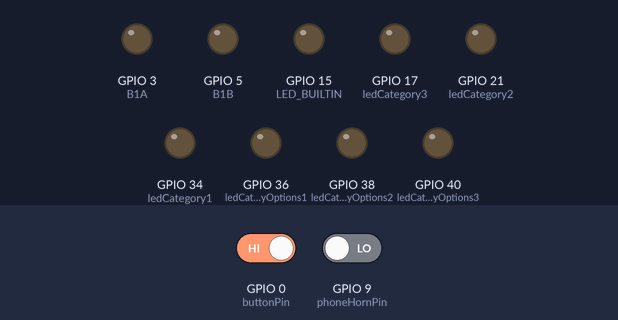
Recording of a program running on a simulated ESP32-S2. Parts: output pins drawn as LEDs (lit = HIGH). Dashed ring = blinking. The inputs (shaded band) are chosen by the test bench; at power-on: GPIO 0 (buttonPin) HIGH, GPIO 9 (phoneHornPin) LOW. What the program prints to the serial monitor is not drawn.

Above: at 1.2 s.
1.3 s: GPIO 0 (buttonPin) driven LOW and GPIO 9 (phoneHornPin) driven HIGH
At 1.92 s:
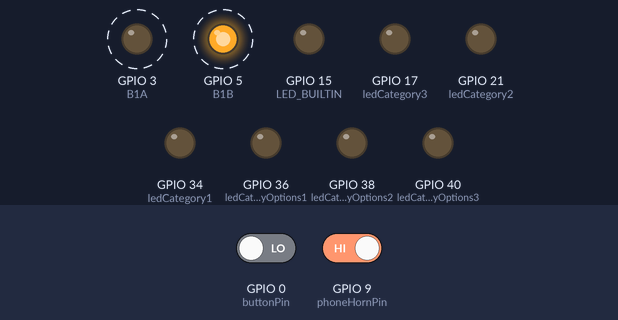
At 3.8 s:
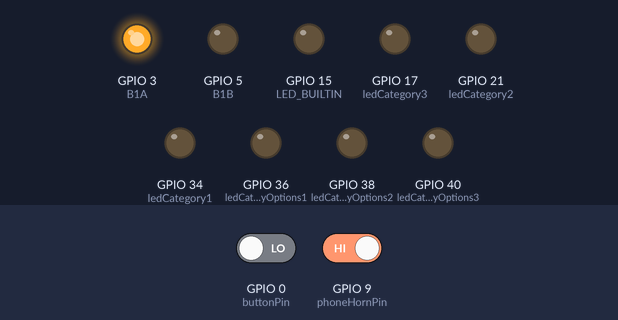
4.3 s: GPIO 9 (phoneHornPin) driven LOW
At 4.8 s:
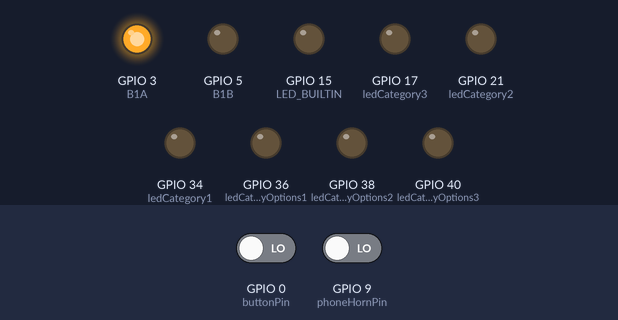
Timing chart, 0 to 7.3 s (numbered marks = the images above; inputs shaded):
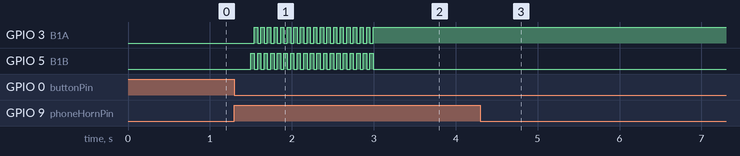

Measured:
- after the input at 1.3 s, GPIO 3 (B1A): alternates HIGH for 0.04 s and LOW for 0.04 s, 37 changes in all, then stays HIGH, starting after 0.24 s; GPIO 5 (B1B): alternates HIGH for 0.04 s and LOW for 0.04 s, 38 changes in all, then stays LOW, starting after 0.20 s
- after the input at 4.3 s, GPIO 3 (B1A): stops changing and stays HIGH; GPIO 5 (B1B): stops changing and stays LOW

The program:

main.cpp
```cpp
#include <Arduino.h>
#include <ArduinoJson.h>

#define LED_OFF 0
#define LED_ON 1
#define LED_BLINK 2

void checkHornState();
void checkInternalButtonState();
void maybeToggleRinging();
void maybeRingBell();
void maybeTurnOnOrOffLed();
void updateBlinkLedState();
void readSerialPort();
void writeSerialPort();

const int buttonPin = 0;
const int phoneHornPin = 9;
const int B1A = 3;
const int B1B = 5;

const int ledCategory1 = 34;
const int ledCategory2 = 21;
const int ledCategory3 = 17;

const int ledCategoryOptions1 = 36;
const int ledCategoryOptions2 = 38;
const int ledCategoryOptions3 = 40;

int callingState = LOW;
int ringingState = LOW;
int magnetState = LOW;
int buttonState;
int lastButtonState = LOW;
int buttonHornState;
int lastButtonHornState = LOW;
int blinkLedState = LOW;

int ledCategory1State = 0;
int ledCategory2State = 0;
int ledCategory3State = 0;
int ledCategoryOptions1State = 0;
int ledCategoryOptions2State = 0;
int ledCategoryOptions3State = 0;

unsigned long lastDebounceTime = 0;
unsigned long lastDebounceHornTime = 0;
unsigned long debounceDelay = 50;

unsigned long previousMillis = 0;
unsigned long previousMillisRinging = 0;
unsigned long previousMillisBlink = 0;

const long intervalMagnet = 40;
const long intervalRingPhone = 1500;
const long intervalBlink = 500;

unsigned long lastWriteToSerial = 0;

DynamicJsonDocument input(300);
DynamicJsonDocument output(300);

void setup()
{
  Serial.begin(115200);

  pinMode(buttonPin, INPUT_PULLUP);
  pinMode(phoneHornPin, INPUT);
  pinMode(LED_BUILTIN, OUTPUT);

  pinMode(B1A, OUTPUT);
  pinMode(B1B, OUTPUT);

  pinMode(ledCategory1, OUTPUT);
  pinMode(ledCategory2, OUTPUT);
  pinMode(ledCategory3, OUTPUT);
  pinMode(ledCategoryOptions1, OUTPUT);
  pinMode(ledCategoryOptions2, OUTPUT);
  pinMode(ledCategoryOptions3, OUTPUT);
}

void loop()
{
  checkHornState();
  checkInternalButtonState();
  maybeToggleRinging();
  maybeRingBell();
  updateBlinkLedState();
  maybeTurnOnOrOffLed();

  readSerialPort();
  writeSerialPort();
}

void writeSerialPort()
{
  unsigned long currentMillis = millis();

  if (currentMillis - lastWriteToSerial >= 250)
  {
    output["horn"] = lastButtonHornState;
    output["calling"] = callingState;

    output["ledState"]["category1"] = ledCategory1State;
    output["ledState"]["category2"] = ledCategory2State;
    output["ledState"]["category3"] = ledCategory3State;
    output["ledState"]["categoryOptions1"] = ledCategoryOptions1State;
    output["ledState"]["categoryOptions2"] = ledCategoryOptions2State;
    output["ledState"]["categoryOptions3"] = ledCategoryOptions3State;

    serializeJson(output, Serial);
    Serial.print("\n");

    lastWriteToSerial = currentMillis;
  }
}

void checkHornState()
{
  int reading = digitalRead(phoneHornPin);

  if (reading != lastButtonHornState)
  {
    lastDebounceHornTime = millis();
  }

  if ((millis() - lastDebounceHornTime) > debounceDelay)
  {
    if (reading != buttonHornState)
    {
      buttonHornState = reading;
      if (buttonHornState == LOW)
      {
        callingState = LOW;
      }
    }
  }

  lastButtonHornState = reading;
}

void checkInternalButtonState()
{
  int reading = digitalRead(buttonPin);
  if (reading != lastButtonState)
  {
    lastDebounceTime = millis();
  }

  if ((millis() - lastDebounceTime) > debounceDelay)
  {
    if (reading != buttonState)
    {
      buttonState = reading;

      if (buttonState == LOW && buttonHornState == HIGH)
      {
        callingState = HIGH;
      }
    }
  }

  lastButtonState = reading;
}

void maybeToggleRinging()
{
  if (!callingState)
    return;

  unsigned long currentMillis = millis();

  if (currentMillis - previousMillisRinging >= intervalRingPhone)
  {
    previousMillisRinging = currentMillis;

    if (ringingState == LOW)
    {
      ringingState = HIGH;
    }
    else
    {
      ringingState = LOW;
    }
  }
}

void maybeRingBell()
{
  if (!callingState)
    return;

  if (!ringingState)
    return;

  unsigned long currentMillis = millis();

  if (currentMillis - previousMillis >= intervalMagnet)
  {
    previousMillis = currentMillis;

    if (magnetState == LOW)
    {
      digitalWrite(B1A, LOW);
      digitalWrite(B1B, HIGH);
      magnetState = HIGH;
    }
    else
    {
      digitalWrite(B1A, HIGH);
      digitalWrite(B1B, LOW);
      magnetState = LOW;
    }
  }
}

void maybeTurnOnOrOffLed() {
  if (ledCategory1State == LED_ON) {
    digitalWrite(ledCategory1, HIGH);
  } else if (ledCategory1State == LED_BLINK) {
    digitalWrite(ledCategory1, blinkLedState);
  } else {
    digitalWrite(ledCategory1, LOW);
  }

  if (ledCategory2State == LED_ON) {
    digitalWrite(ledCategory2, HIGH);
  } else if (ledCategory2State == LED_BLINK) {
    digitalWrite(ledCategory2, blinkLedState);
  } else {
    digitalWrite(ledCategory2, LOW);
  }

  if (ledCategory3State == LED_ON) {
    digitalWrite(ledCategory3, HIGH);
  } else if (ledCategory3State == LED_BLINK) {
    digitalWrite(ledCategory3, blinkLedState);
  } else {
    digitalWrite(ledCategory3, LOW);
  }

  if (ledCategoryOptions1State == LED_ON) {
    digitalWrite(ledCategoryOptions1, HIGH);
  } else if (ledCategoryOptions1State == LED_BLINK) {
    digitalWrite(ledCategoryOptions1, blinkLedState);
  } else {
    digitalWrite(ledCategoryOptions1, LOW);
  }

  if (ledCategoryOptions2State == LED_ON) {
    digitalWrite(ledCategoryOptions2, HIGH);
  } else if (ledCategoryOptions2State == LED_BLINK) {
    digitalWrite(ledCategoryOptions2, blinkLedState);
  } else {
    digitalWrite(ledCategoryOptions2, LOW);
  }

  if (ledCategoryOptions3State == LED_ON) {
    digitalWrite(ledCategoryOptions3, HIGH);
  } else if (ledCategoryOptions3State == LED_BLINK) {
    digitalWrite(ledCategoryOptions3, blinkLedState);
  } else {
    digitalWrite(ledCategoryOptions3, LOW);
  }
}

void updateBlinkLedState() {
  unsigned long currentMillis = millis();

  if (currentMillis - previousMillisBlink >= intervalBlink) {
    previousMillisBlink = currentMillis;

    if (blinkLedState == LOW) {
      blinkLedState = HIGH;
    } else {
      blinkLedState = LOW;
    }
  }
}

void readSerialPort() {
  if (Serial.available() > 0) {
    String s = Serial.readStringUntil('\n');
    DeserializationError error = deserializeJson(input, s);

    if (error) {
      digitalWrite(LED_BUILTIN, HIGH);
    } else {
      digitalWrite(LED_BUILTIN, LOW);
    }

    JsonVariant call = input["call"];
    JsonVariant category1 = input["ledState"]["category1"];
    JsonVariant category2 = input["ledState"]["category2"];
    JsonVariant category3 = input["ledState"]["category3"];
    JsonVariant categoryOptions1 = input["ledState"]["categoryOptions1"];
    JsonVariant categoryOptions2 = input["ledState"]["categoryOptions2"];
    JsonVariant categoryOptions3 = input["ledState"]["categoryOptions3"];

    if (!call.isNull()) {
      callingState = call;
    }

    if (!category1.isNull()) {
      ledCategory1State = category1;
    }

    if (!category2.isNull()) {
      ledCategory2State = category2;
    }

    if (!category3.isNull()) {
      ledCategory3State = category3;
    }

    if (!categoryOptions1.isNull()) {
      ledCategoryOptions1State = categoryOptions1;
    }

    if (!categoryOptions2.isNull()) {
      ledCategoryOptions2State = categoryOptions2;
    }

    if (!categoryOptions3.isNull()) {
      ledCategoryOptions3State = categoryOptions3;
    }
  }
}
```
